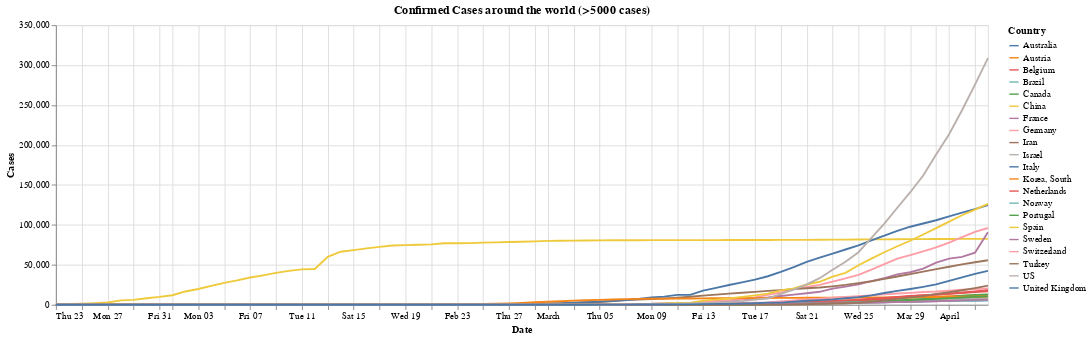

The cell this chart's notebook holds for it:
### Code cell
countries_5000 = countries_cases(df_confirmed, 5000)['Country'].unique()
chart_countries_timeline(df_confirmed, countries_5000).properties(title=f'Confirmed Cases around the world (>5000 cases)')

### Figure 1 — Vega-Lite specification as saved in the notebook (floating-point values rounded to 4 significant figures; data arrays with more than 128 entries replaced by an {"elided": "..."} marker saying what was removed)
{"config": {"view": {"continuousWidth": 400, "continuousHeight": 300}}, "data": {"name": "data-1b16b04e2fbc2b38d8d8f373f605a630"}, "mark": "line", "encoding": {"color": {"type": "nominal", "field": "Country"}, "opacity": {"condition": {"value": 1, "selection": "selector001"}, "value": 0.2}, "tooltip": [{"type": "nominal", "field": "Country"}, {"type": "temporal", "field": "Date"}, {"type": "quantitative", "field": "Cases"}], "x": {"type": "temporal", "field": "Date"}, "y": {"type": "quantitative", "field": "Cases"}}, "selection": {"selector001": {"type": "multi", "fields": ["Country"], "bind": "legend"}}, "title": "Confirmed Cases around the world (>5000 cases)", "width": 1000, "$schema": "https://vega.github.io/schema/vega-lite/v4.0.2.json", "datasets": {"data-1b16b04e2fbc2b38d8d8f373f605a630": {"elided": "1533 records"}}}
